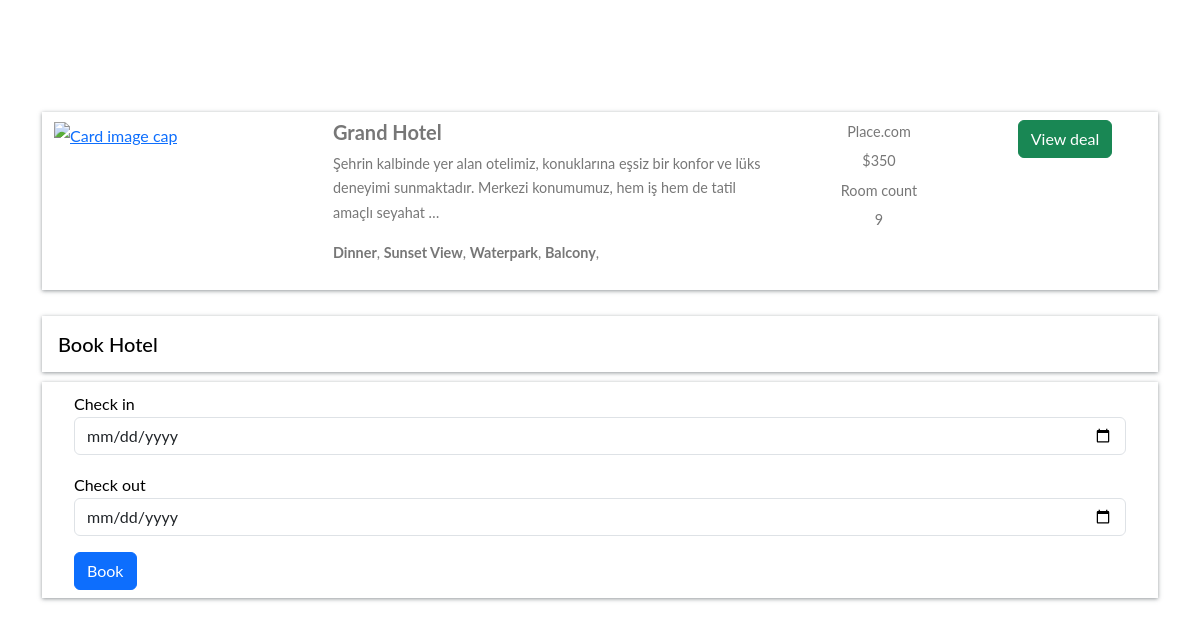
/hotel-detail/93cfe8ea94004bedb25446fbda5b2085/ (signed in), run on the app's committed database.
### home/models.py (models this page shows, shortened)
class BaseModel(models.Model):
    uid = models.UUIDField(default=uuid.uuid4 , editable=False,primary_key=True)
    created_at = models.DateField(auto_now_add=True)
    updated_at = models.DateField(auto_now_add=True)
    class Meta:
        abstract = True

class Hotel(BaseModel):
    hotel_name = models.CharField(max_length=100)
    hotel_price = models.IntegerField()
    description = models.TextField()
    amenities = models.ManyToManyField(Amenities)
    room_count = models.IntegerField(default=10)

class Amenities(BaseModel):
    amenity_name = models.CharField(max_length=100)

### home/views.py (the view, shortened to what this page needs)
# urls.py: path("hotel-detail/<uid>/",hotel_detail,name ="hotel_detail"),
def hotel_detail(request,uid):
    hotel_obj = Hotel.objects.get(uid = uid)
    return render(request , 'hotel_detail.html' ,{
        'hotels_obj' :hotel_obj
    })

### home/templates/hotel_detail.html (shortened to what this page needs)
{% extends "base.html" %}
{%  block start %}
<div class="container mt-5 pt-5">
    <div class="row search-card-result">
        <div class="col-md-3">
        <a href="/hotel-detail/{{hotels_obj.uid}}">
            <img class="img-fluid" src="/media/{{hotels_obj.images.first.images}}" alt="Card image cap">
        </a></div>
        <div class="col-md-5">
            <h5>{{hotels_obj.hotel_name}}</h5>
            <p>
                {{hotels_obj.description|truncatechars:150}}
            </p>
            <p>
                {%for amenitie in hotels_obj.amenities.all %}
                <b>{{amenitie.amenity_name}}</b>,
                {% endfor %}
            </p>
        </div>
        <div class="col-md-2 border-left text-center more-offers">
            <p>Place.com</p>
            <p>${{hotels_obj.hotel_price}}</p>
            <p>Room count</p>
            <p>{{hotels_obj.room_count}}</p>
        </div>
        <div class="col-md-2 border-left text-center more-offers">
            <div class="btn btn-success">View deal </div>
        </div>
    </div>
    {% if request.user.is_authenticated %}
    <div class="filter-card">
        <h5>Book Hotel</h5>
        <form method="post">
            <div class="row form-group">
                <div class="col-md-12">
                    <label for="mintopay">Check in</label>
                    <p>
                        <input type="date" name="checkin" id="checkin" class="form-control">
                    </p>
                </div>
                <div class="col-md-12">
                    <label for="maxtopay">Check out</label>
                    <p>
                        <input type="date" name="checkout" id="checkout" class="form-control">
                    </p>
                </div>
            </div>
            <div class="row form-group">
                <div class="col-md-12">
                    <input type="submit" class="btn btn-primary btn-block" value="Book">
                </div>
            </div>
        </form>
    </div>
    {% else %}
    <a href="/login/" class="btn btn-primary mt-5 ">Login</a>
    {% endif %}
</div>
{% endblock %}

### home/templates/base.html (style rules this page uses)
body { font-family: "Lato", Arial, sans-serif; font-weight: 400; font-size: 16px; line-height: 1.7; background: #fff; color: #777; }
.search-card-result { box-shadow: 0px 1px 4px rgba(41, 51, 57, 0.5); margin: 1rem 0; padding: 0.5rem 0; background-color: #fff; }
.search-card-result img { height: 190px; }
.search-card-result h5 { font-style: 1.1rem; font-weight: 700; }
.search-card-result p { font-size: 0.9rem; }
.search-card-result .more-offers p { margin-bottom: 0.3rem; }
.filter-card { padding: 0; background: #fff; color: black; }
.filter-card h5 { margin: 10px 0; padding: 1rem; box-shadow: 0px 1px 4px rgba(41, 51, 57, 0.5); color: #000; }
.filter-card form { box-shadow: 0px 1px 4px rgba(41, 51, 57, 0.5); padding: 0.5rem 2rem; }

### data on the page
Hotel: hotel_name "Grand Hotel", description "Şehrin kalbinde yer alan otelimiz, konuklarına eşsiz bir konfor ve lüks deneyimi sunmaktadır. Merkezi konumumuz, hem iş hem de tatil amaçlı seyahat …", hotel_price "350", room_count "9"
Amenities: amenity_name "Dinner"
Amenities: amenity_name "Sunset View"
Amenities: amenity_name "Waterpark"
Amenities: amenity_name "Balcony"
